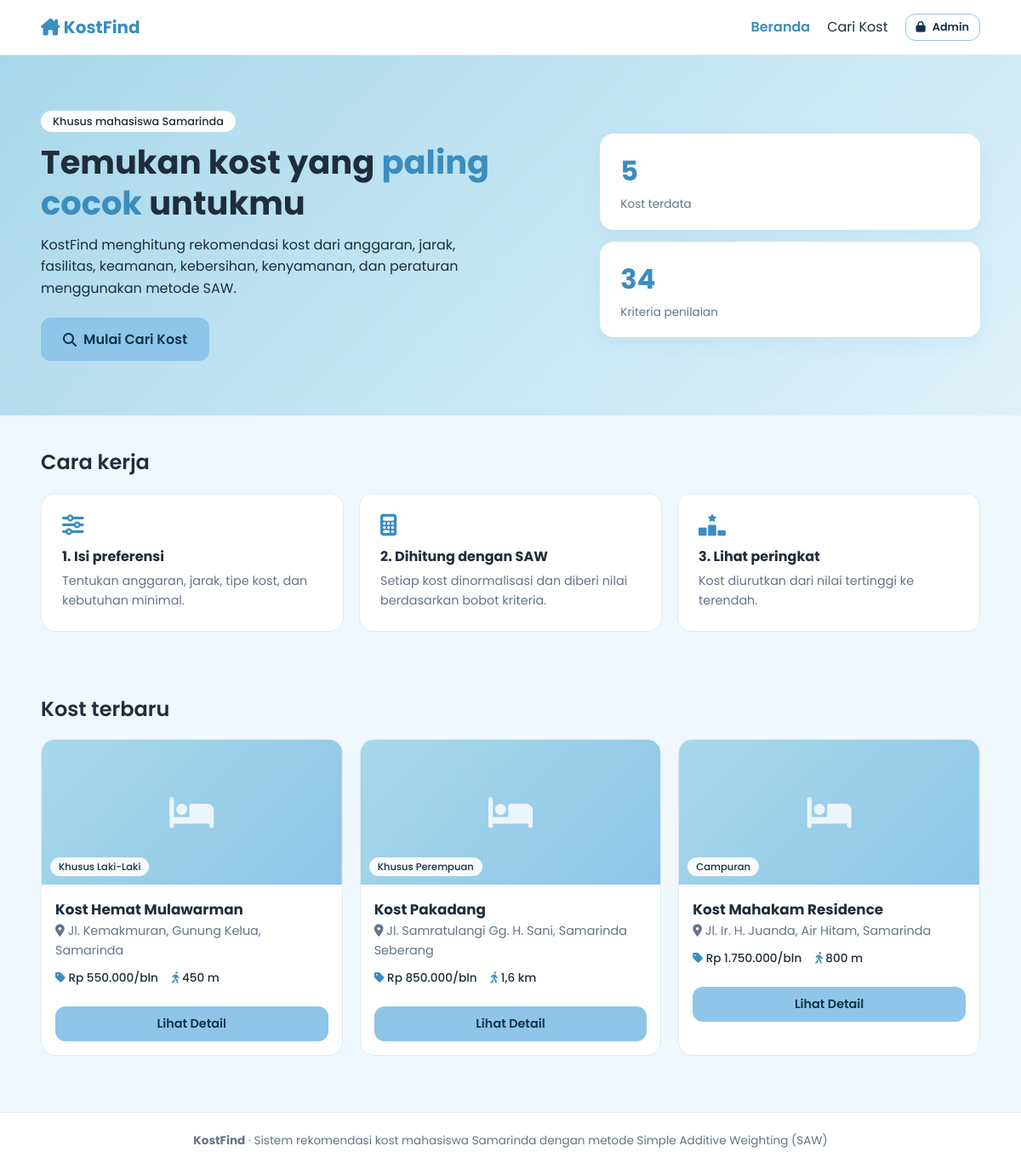
The page / on the database its author committed.
### tables this page shows
CREATE TABLE kost (
  id INT UNSIGNED AUTO_INCREMENT PRIMARY KEY,
  nama VARCHAR(120) NOT NULL,
  alamat VARCHAR(255) NOT NULL,
  tipe_kost ENUM('Khusus Perempuan','Khusus Laki-Laki','Campuran') NOT NULL,   
  harga_bulan INT UNSIGNED NOT NULL,          
  jarak_meter INT UNSIGNED NOT NULL,          
  deskripsi TEXT NULL,
  foto VARCHAR(255) NULL,
  status ENUM('aktif','nonaktif') NOT NULL DEFAULT 'aktif',
  created_at TIMESTAMP DEFAULT CURRENT_TIMESTAMP
);

### koneksi.php (called while the page is built, shortened)
<?php
function e($s) { return htmlspecialchars((string)$s, ENT_QUOTES, 'UTF-8'); }
function rupiah($n) { return 'Rp ' . number_format((int)$n, 0, ',', '.'); }
function jarak_fmt($m) { $m = (int)$m; return $m < 1000 ? $m . ' m' : number_format($m / 1000, 1, ',', '.') . ' km'; }

### includes/card.php (the view, shortened to what this page needs)
<?php
function kost_card(array $k): void { ?>
<article class="card <?= isset($k['peringkat']) && $k['peringkat'] === 1 ? 'card-top' : '' ?>">
  <div class="card-img" <?= $k['foto'] ? 'style="background-image:url(\'uploads/' . e($k['foto']) . '\')"' : '' ?>>
    <?php if (!$k['foto']): ?><i class="fa-solid fa-bed"></i><?php endif; ?>
    <span class="tag"><?= e($k['tipe_kost']) ?></span>
  </div>
  <div class="card-body">
    <h3><?= e($k['nama']) ?></h3>
    <p class="muted"><i class="fa-solid fa-location-dot"></i> <?= e($k['alamat']) ?></p>
    <div class="meta">
      <span><i class="fa-solid fa-tag"></i> <?= rupiah($k['harga_bulan']) ?>/bln</span>
      <span><i class="fa-solid fa-person-walking"></i> <?= jarak_fmt($k['jarak_meter']) ?></span>
    </div>
    <a class="btn btn-block" href="detail.php?id=<?= (int)$k['id'] ?>">Lihat Detail</a>
  </div>
</article>
<?php }

### index.php (shortened to what this page needs)
<?php
require_once 'koneksi.php';
require_once 'includes/card.php';
$n_kost = $conn->query("SELECT COUNT(*) c FROM kost WHERE status='aktif'")->fetch_assoc()['c'];
$n_krit = $conn->query("SELECT COUNT(*) c FROM kriteria")->fetch_assoc()['c'];
$terbaru = $conn->query("SELECT * FROM kost WHERE status='aktif' ORDER BY id DESC LIMIT 3")->fetch_all(MYSQLI_ASSOC);
include 'includes/header.php';
?>
<section class="hero"><div class="container hero-in">
  <div>
    <span class="pill">Khusus mahasiswa Samarinda</span>
    <h1>Temukan kost yang <span>paling cocok</span> untukmu</h1>
    <p>KostFind menghitung rekomendasi kost dari anggaran, jarak, fasilitas, keamanan, kebersihan, kenyamanan, dan peraturan menggunakan metode SAW.</p>
    <a href="cari.php" class="btn btn-lg"><i class="fa-solid fa-magnifying-glass"></i> Mulai Cari Kost</a>
  </div>
  <div class="stats">
    <div><b><?= (int)$n_kost ?></b><span>Kost terdata</span></div>
    <div><b><?= (int)$n_krit ?></b><span>Kriteria penilaian</span></div>
  </div>
</div></section>
<section class="container section">
  <h2 class="title">Cara kerja</h2>
  <div class="steps">
    <div><i class="fa-solid fa-sliders"></i><h4>1. Isi preferensi</h4><p>Tentukan anggaran, jarak, tipe kost, dan kebutuhan minimal.</p></div>
    <div><i class="fa-solid fa-calculator"></i><h4>2. Dihitung dengan SAW</h4><p>Setiap kost dinormalisasi dan diberi nilai berdasarkan bobot kriteria.</p></div>
    <div><i class="fa-solid fa-ranking-star"></i><h4>3. Lihat peringkat</h4><p>Kost diurutkan dari nilai tertinggi ke terendah.</p></div>
  </div>
</section>
<section class="container section">
  <h2 class="title">Kost terbaru</h2>
  <div class="grid"><?php foreach ($terbaru as $k) kost_card($k); ?></div>
</section>
<?php include 'includes/footer.php'; ?>

### css/style.css (style rules this page uses)
:root { --c1:#A8D8EA;--c2:#8EC5E8;--bg:#F1F8FD;--ink:#1F2D3D;--muted:#64748B;--white:#fff;--line:#DCEBF5;--dark:#3A8DBF;--r:16px }
* { box-sizing:border-box;margin:0 }
body { font-family:'Poppins',sans-serif;background:var(--bg);color:var(--ink);line-height:1.6 }
a { color:inherit;text-decoration:none }
.container { width:min(1120px,92%);margin:auto }
.section { padding:36px 0 }
.muted { color:var(--muted);font-size:.9rem }
.title { font-size:1.5rem;font-weight:600;margin-bottom:16px }
.btn { display:inline-flex;gap:8px;align-items:center;justify-content:center;background:var(--c2);color:#10324a;border:0;padding:10px 18px;border-radius:12px;font:600 .9rem Poppins,sans-serif;cursor:pointer;transition:.2s }
.btn-lg { padding:13px 26px;font-size:1rem }
.btn-block { width:100%;margin-top:12px }
.hero { background:linear-gradient(135deg,var(--c1),#dff1fb);padding:64px 0 }
.hero-in { display:grid;grid-template-columns:1.4fr 1fr;gap:32px;align-items:center }
.hero h1 { font-size:2.4rem;line-height:1.25;margin:12px 0 }
.hero h1 span { color:var(--dark) }
.hero p { margin-bottom:22px;max-width:520px }
.pill { background:var(--white);padding:4px 14px;border-radius:99px;font-size:.8rem;font-weight:500 }
.stats { display:grid;gap:14px }
.stats div { background:var(--white);border-radius:var(--r);padding:18px 24px;box-shadow:0 6px 20px #8ec5e833 }
.stats b { display:block;font-size:2rem;color:var(--dark) }
.stats span { color:var(--muted);font-size:.85rem }
.steps { display:grid;grid-template-columns:repeat(3,1fr);gap:18px }
.steps div { background:var(--white);padding:24px;border-radius:var(--r);border:1px solid var(--line) }
.steps i { font-size:1.6rem;color:var(--dark) }
.steps h4 { margin:8px 0 4px }
.steps p { color:var(--muted);font-size:.9rem }
.grid { display:grid;grid-template-columns:repeat(auto-fill,minmax(290px,1fr));gap:20px }
.card { background:var(--white);border-radius:var(--r);overflow:hidden;border:1px solid var(--line);transition:.2s }
.card-img,.detail-img { background:linear-gradient(135deg,var(--c1),var(--c2)) center/cover;height:170px;display:grid;place-items:center;font-size:2.6rem;color:#ffffffcc;position:relative }
.tag { position:absolute;bottom:10px;left:10px;background:#ffffffe6;color:var(--ink);font-size:.72rem;padding:2px 10px;border-radius:99px;font-weight:500 }
.card-body { padding:16px }
.card-body h3 { font-size:1.05rem }
.meta { display:flex;flex-wrap:wrap;gap:6px 16px;margin:10px 0;font-size:.85rem;font-weight:500 }
.meta i { color:var(--dark) }

### rows shown on the page
kost: tipe_kost "Khusus Laki-Laki", nama "Kost Hemat Mulawarman", alamat "Jl. Kemakmuran, Gunung Kelua, Samarinda", harga_bulan "Rp 550.000", jarak_meter "450 m"
kost: tipe_kost "Khusus Perempuan", nama "Kost Pakadang", alamat "Jl. Samratulangi Gg. H. Sani, Samarinda Seberang", harga_bulan "Rp 850.000", jarak_meter "1,6 km"
kost: tipe_kost "Campuran", nama "Kost Mahakam Residence", alamat "Jl. Ir. H. Juanda, Air Hitam, Samarinda", harga_bulan "Rp 1.750.000", jarak_meter "800 m"

### other values the page prints
$n_kost "5"
$n_krit "34"
